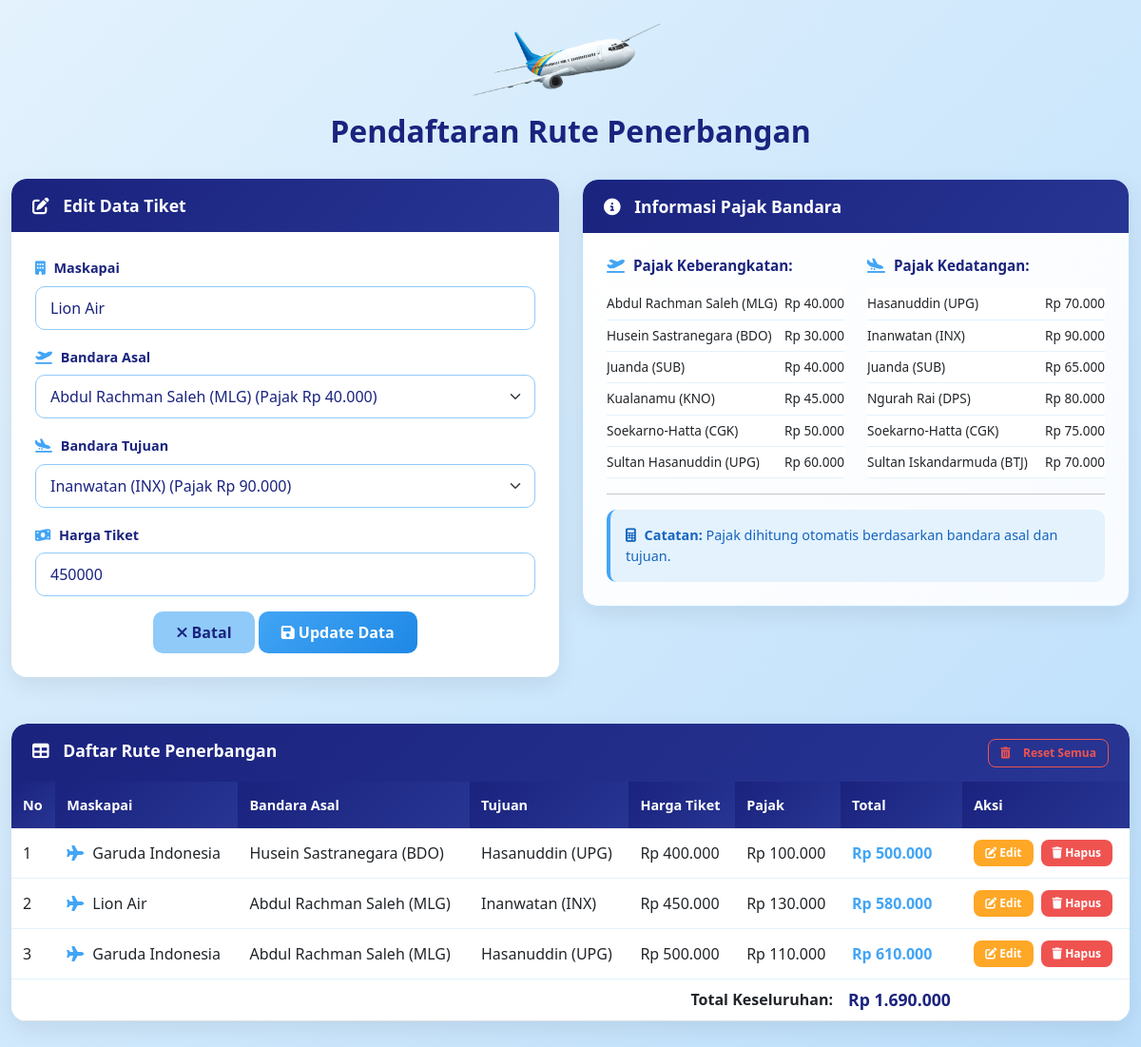
/index.php?edit=2, run on the app's committed database.
### tables this page shows
CREATE TABLE `tbl_rute` (
  `id` int NOT NULL,
  `maskapai` varchar(100) NOT NULL,
  `bandara_asal` varchar(100) NOT NULL,
  `bandara_tujuan` varchar(100) NOT NULL,
  `harga` int NOT NULL,
  `pajak` int NOT NULL,
  `total` int NOT NULL,
  `created_at` timestamp NULL DEFAULT CURRENT_TIMESTAMP
);

CREATE TABLE `tbl_pajak_asal` (
  `id` int NOT NULL,
  `bandara` varchar(100) NOT NULL,
  `pajak` int NOT NULL
);

CREATE TABLE `tbl_pajak_tujuan` (
  `id` int NOT NULL,
  `bandara` varchar(100) NOT NULL,
  `pajak` int NOT NULL
);

### index.php (the view, shortened to what this page needs)
<?php
require_once 'koneksi.php';
$query_pajak_asal = "SELECT * FROM tbl_pajak_asal ORDER BY bandara";
$result_pajak_asal = mysqli_query($conn, $query_pajak_asal);
$query_pajak_tujuan = "SELECT * FROM tbl_pajak_tujuan ORDER BY bandara";
$result_pajak_tujuan = mysqli_query($conn, $query_pajak_tujuan);
$query_rute = "SELECT * FROM tbl_rute ORDER BY created_at DESC";
$result_rute = mysqli_query($conn, $query_rute);
$query_total = "SELECT SUM(total) as total_semua FROM tbl_rute";
$result_total = mysqli_query($conn, $query_total);
$total_semua = mysqli_fetch_assoc($result_total);
$totalSemuaTiket = $total_semua['total_semua'] ?? 0;
$editData = null;
if (isset($_GET['edit'])) {
    $editId = (int)$_GET['edit'];
    $query_edit = "SELECT * FROM tbl_rute WHERE id = $editId";
    $result_edit = mysqli_query($conn, $query_edit);
    $editData = mysqli_fetch_assoc($result_edit);
}
$pajakBandaraAsal = array();
while ($row = mysqli_fetch_assoc($result_pajak_asal)) {
    $pajakBandaraAsal[$row['bandara']] = $row['pajak'];
}
$pajakBandaraTujuan = array();
while ($row = mysqli_fetch_assoc($result_pajak_tujuan)) {
    $pajakBandaraTujuan[$row['bandara']] = $row['pajak'];
}
mysqli_data_seek($result_pajak_asal, 0);
mysqli_data_seek($result_pajak_tujuan, 0);
?>
<!DOCTYPE html>
<html lang="id">
<head>
    <link href="https://cdn.jsdelivr.net/npm/bootstrap@5.3.0/dist/css/bootstrap.min.css" rel="stylesheet">
    <link rel="stylesheet" href="https://cdnjs.cloudflare.com/ajax/libs/font-awesome/6.4.0/css/all.min.css">
    <link rel="stylesheet" href="style.css">
</head>
<body>
<div class="container mt-4">
    <div class="main-header">
        <img src="gambar/pswt.png" alt="Icon Pesawat" width="200" class="me-2 pesawat-float">
        <h1>Pendaftaran Rute Penerbangan</h1>
    </div>
    <div class="row">
        <div class="col-lg-6">
            <div class="card">
                <div class="card-header">
                    <i class="fas fa-edit"></i>
                    <?php echo ($editData != null) ? 'Edit Data Tiket' : 'Input Data Tiket'; ?>
                </div>
                <div class="card-body">
                    <form method="POST" action="proses.php">
                        <div class="mb-3">
                            <label for="nama" class="form-label">
                                <i class="fas fa-building"></i> Maskapai
                            </label>
                            <input type="text" id="nama" name="nama" class="form-control"
                                   placeholder="Contoh: Garuda Indonesia, Lion Air, Batik Air"
                                   value="<?php echo ($editData != null) ? htmlspecialchars($editData['maskapai']) : ''; ?>" required>
                        </div>
                        <div class="mb-3">
                            <label for="bandaraAsal" class="form-label">
                                <i class="fas fa-plane-departure"></i> Bandara Asal
                            </label>
                            <select name="bandaraAsal" id="bandaraAsal" class="form-select" required>
                                <?php while($pajak = mysqli_fetch_assoc($result_pajak_asal)): ?>
                                    <option value="<?php echo $pajak['bandara']; ?>"
                                        <?php echo ($editData != null && $editData['bandara_asal'] == $pajak['bandara']) ? 'selected' : ''; ?>>
                                        <?php echo $pajak['bandara']; ?> (Pajak Rp <?php echo number_format($pajak['pajak'], 0, ',', '.'); ?>)
                                    </option>
                                <?php endwhile; ?>
                            </select>
                        </div>
                        <div class="mb-3">
                            <label for="bandaraTujuan" class="form-label">
                                <i class="fas fa-plane-arrival"></i> Bandara Tujuan
                            </label>
                            <select name="bandaraTujuan" id="bandaraTujuan" class="form-select" required>
                                <?php while($pajak = mysqli_fetch_assoc($result_pajak_tujuan)): ?>
                                    <option value="<?php echo $pajak['bandara']; ?>"
                                        <?php echo ($editData != null && $editData['bandara_tujuan'] == $pajak['bandara']) ? 'selected' : ''; ?>>
                                        <?php echo $pajak['bandara']; ?> (Pajak Rp <?php echo number_format($pajak['pajak'], 0, ',', '.'); ?>)
                                    </option>
                                <?php endwhile; ?>
                            </select>
                        </div>
                        <div class="mb-3">
                            <label for="harga" class="form-label">
                                <i class="fas fa-money-bill-wave"></i> Harga Tiket
                            </label>
                            <input type="number" id="harga" name="harga" class="form-control"
                                   placeholder="Masukkan harga tiket (Rp)"
                                   value="<?php echo ($editData != null) ? $editData['harga'] : ''; ?>" required>
                        </div>
                        <div class="text-center">
                            <?php if($editData != null): ?>
                                <a href="index.php" class="btn btn-secondary px-4">
                                    <i class="fas fa-times"></i> Batal
                                </a>
                            <?php endif; ?>
                            <button type="submit" class="btn btn-success px-4">
                                <i class="fas fa-save"></i> <?php echo ($editData != null) ? 'Update Data' : 'Simpan Data'; ?>
                            </button>
                        </div>
                    </form>
                </div>
            </div>
        </div>
        <div class="col-lg-6">
            <div class="card info-card">
                <div class="card-header">
                    <i class="fas fa-info-circle"></i> Informasi Pajak Bandara
                </div>
                <div class="card-body">
                    <div class="row">
                        <div class="col-6">
                            <h6><i class="fas fa-plane-departure"></i> Pajak Keberangkatan:</h6>
                            <div class="table-responsive">
                                <table class="table table-sm table-borderless">
                                    <?php foreach($pajakBandaraAsal as $bandara => $pajak): ?>
                                    <tr>
                                        <td><?php echo $bandara; ?></td>
                                        <td class="text-end">Rp <?php echo number_format($pajak, 0, ',', '.'); ?></td>
                                    </tr>
                                    <?php endforeach; ?>
                                </table>
                            </div>
                        </div>
                        <div class="col-6">
                            <h6><i class="fas fa-plane-arrival"></i> Pajak Kedatangan:</h6>
                            <div class="table-responsive">
                                <table class="table table-sm table-borderless">
                                    <?php foreach($pajakBandaraTujuan as $bandara => $pajak): ?>
                                    <tr>
                                        <td><?php echo $bandara; ?></td>
                                        <td class="text-end">Rp <?php echo number_format($pajak, 0, ',', '.'); ?></td>
                                    </tr>
                                    <?php endforeach; ?>
                                </table>
                            </div>
                        </div>
                    </div>
                    <hr>
                    <div class="alert alert-info mb-0">
                        <i class="fas fa-calculator"></i> <strong>Catatan:</strong> Pajak dihitung otomatis berdasarkan bandara asal dan tujuan.
                    </div>
                </div>
            </div>
        </div>
    </div>
    <div class="row mt-4">
        <div class="col-12">
            <div class="card">
                <div class="card-header">
                    <i class="fas fa-table"></i> Daftar Rute Penerbangan
                    <div class="float-end">
                        <a href="proses.php?reset=1" class="btn btn-sm btn-outline-danger"
                           onclick="return confirm('Yakin ingin menghapus semua data?')">
                            <i class="fas fa-trash-alt"></i> Reset Semua
                        </a>
                    </div>
                </div>
                <div class="card-body p-0">
                    <div class="table-responsive">
                        <table class="table table-hover">
                            <thead>
                                <tr>
                                    <th>No</th>
                                    <th>Maskapai</th>
                                    <th>Bandara Asal</th>
                                    <th>Tujuan</th>
                                    <th>Harga Tiket</th>
                                    <th>Pajak</th>
                                    <th>Total</th>
                                    <th>Aksi</th>
                                </tr>
                            </thead>
                            <tbody>
                                <?php if (mysqli_num_rows($result_rute) == 0): ?>
                                    <tr>
                                        <td colspan="8" class="text-center py-5">
                                            <i class="fas fa-inbox fa-3x mb-3 d-block" style="color: #90CAF9;"></i>
                                            Belum ada data tiket. Silakan tambah data!
                                        </td>
                                    </tr>
                                <?php else: ?>
                                    <?php $no = 1; ?>
                                    <?php while($row = mysqli_fetch_assoc($result_rute)): ?>
                                        <tr>
                                            <td><?php echo $no++; ?></td>
                                            <td>
                                                <i class="fas fa-plane" style="color: #42A5F5;"></i>
                                                <?php echo htmlspecialchars($row['maskapai']); ?>
                                            </td>
                                            <td><?php echo htmlspecialchars($row['bandara_asal']); ?></td>
                                            <td><?php echo htmlspecialchars($row['bandara_tujuan']); ?></td>
                                            <td>Rp <?php echo number_format($row['harga'], 0, ',', '.'); ?></td>
                                            <td>Rp <?php echo number_format($row['pajak'], 0, ',', '.'); ?></td>
                                            <td>
                                                <strong style="color: #42A5F5;">
                                                    Rp <?php echo number_format($row['total'], 0, ',', '.'); ?>
                                                </strong>
                                            </td>
                                            <td>
                                                <div class="action-buttons">
                                                    <a href="index.php?edit=<?php echo $row['id']; ?>"
                                                       class="btn btn-warning btn-sm">
                                                        <i class="fas fa-edit"></i> Edit
                                                    </a>
                                                    <a href="proses.php?hapus=<?php echo $row['id']; ?>"
                                                       class="btn btn-danger btn-sm"
                                                       onclick="return confirm('Yakin hapus data <?php echo htmlspecialchars($row['maskapai']); ?>?')">
                                                        <i class="fas fa-trash"></i> Hapus
                                                    </a>
                                                </div>
                                            </td>
                                        </tr>
                                    <?php endwhile; ?>
                                <?php endif; ?>
                            </tbody>
                            <?php if ($totalSemuaTiket > 0): ?>
                            <tfoot style="background: linear-gradient(135deg, #E3F2FD 0%, #BBDEFB 100%);">
                                <tr>
                                    <td colspan="6" class="text-end fw-bold">Total Keseluruhan:</td>
                                    <td class="fw-bold" style="color: #1A237E; font-size: 1.1rem;">
                                        Rp <?php echo number_format($totalSemuaTiket, 0, ',', '.'); ?>
                                    </td>
                                    <td></td>
                                </tr>
                            </tfoot>
                            <?php endif; ?>
                        </table>
                    </div>
                </div>
            </div>
        </div>
    </div>
</div>
</body>
</html>

### data on the page
tbl_rute: nama "Lion Air", bandaraAsal "Abdul Rachman Saleh (MLG) (Pajak Rp 40.000)", bandaraTujuan "Inanwatan (INX) (Pajak Rp 90.000)", harga "450000", maskapai "Lion Air", bandara_asal "Abdul Rachman Saleh (MLG)", bandara_tujuan "Inanwatan (INX)", harga "450.000", pajak "130.000", total "580.000"
tbl_rute: maskapai "Garuda Indonesia", bandara_asal "Husein Sastranegara (BDO)", bandara_tujuan "Hasanuddin (UPG)", harga "400.000", pajak "100.000", total "500.000"
tbl_rute: maskapai "Garuda Indonesia", bandara_asal "Abdul Rachman Saleh (MLG)", bandara_tujuan "Hasanuddin (UPG)", harga "500.000", pajak "110.000", total "610.000"

### other printed values
$bandara "Abdul Rachman Saleh (MLG)"
$pajak "40.000"
$bandara "Husein Sastranegara (BDO)"
$pajak "30.000"
$bandara "Juanda (SUB)"
$bandara "Kualanamu (KNO)"
$pajak "45.000"
$bandara "Soekarno-Hatta (CGK)"
$pajak "50.000"
$bandara "Sultan Hasanuddin (UPG)"
$pajak "60.000"
$bandara "Hasanuddin (UPG)"
$pajak "70.000"
$bandara "Inanwatan (INX)"
$pajak "90.000"
